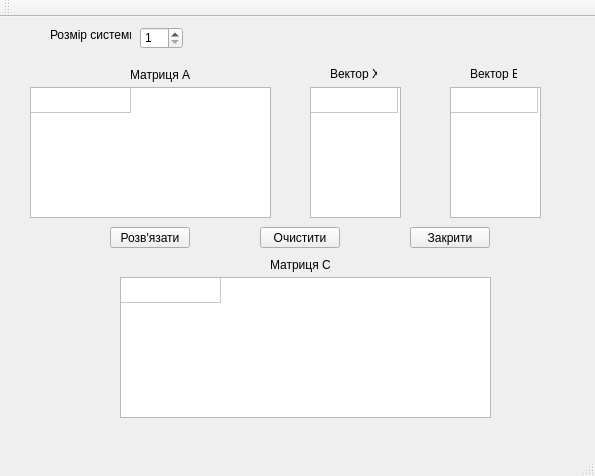
<?xml version="1.0" encoding="UTF-8"?>
<ui version="4.0">
 <class>MainWindow</class>
 <widget class="QMainWindow" name="MainWindow">
  <property name="geometry">
   <rect>
    <x>0</x>
    <y>0</y>
    <width>595</width>
    <height>476</height>
   </rect>
  </property>
  <property name="windowTitle">
   <string>MainWindow</string>
  </property>
  <widget class="QWidget" name="centralWidget">
   <widget class="QTableWidget" name="A_Matrix">
    <property name="geometry">
     <rect>
      <x>30</x>
      <y>70</y>
      <width>241</width>
      <height>131</height>
     </rect>
    </property>
    <property name="textElideMode">
     <enum>Qt::ElideMiddle</enum>
    </property>
    <property name="rowCount">
     <number>1</number>
    </property>
    <property name="columnCount">
     <number>1</number>
    </property>
    <attribute name="horizontalHeaderVisible">
     <bool>false</bool>
    </attribute>
    <attribute name="verticalHeaderVisible">
     <bool>false</bool>
    </attribute>
    <attribute name="verticalHeaderDefaultSectionSize">
     <number>25</number>
    </attribute>
    <row/>
    <column/>
   </widget>
   <widget class="QPushButton" name="Solve_Button">
    <property name="geometry">
     <rect>
      <x>110</x>
      <y>210</y>
      <width>80</width>
      <height>21</height>
     </rect>
    </property>
    <property name="text">
     <string>Розв'язати</string>
    </property>
   </widget>
   <widget class="QPushButton" name="Clear_Button">
    <property name="geometry">
     <rect>
      <x>260</x>
      <y>210</y>
      <width>80</width>
      <height>21</height>
     </rect>
    </property>
    <property name="text">
     <string>Очистити</string>
    </property>
   </widget>
   <widget class="QPushButton" name="Exit_Button">
    <property name="geometry">
     <rect>
      <x>410</x>
      <y>210</y>
      <width>80</width>
      <height>21</height>
     </rect>
    </property>
    <property name="text">
     <string>Закрити</string>
    </property>
   </widget>
   <widget class="QTableWidget" name="C_Matrix">
    <property name="geometry">
     <rect>
      <x>120</x>
      <y>260</y>
      <width>371</width>
      <height>141</height>
     </rect>
    </property>
    <property name="textElideMode">
     <enum>Qt::ElideMiddle</enum>
    </property>
    <property name="rowCount">
     <number>1</number>
    </property>
    <property name="columnCount">
     <number>1</number>
    </property>
    <attribute name="horizontalHeaderVisible">
     <bool>false</bool>
    </attribute>
    <attribute name="verticalHeaderVisible">
     <bool>false</bool>
    </attribute>
    <attribute name="verticalHeaderDefaultSectionSize">
     <number>25</number>
    </attribute>
    <row/>
    <column/>
   </widget>
   <widget class="QTableWidget" name="X_Vector">
    <property name="geometry">
     <rect>
      <x>310</x>
      <y>70</y>
      <width>91</width>
      <height>131</height>
     </rect>
    </property>
    <property name="sizeAdjustPolicy">
     <enum>QAbstractScrollArea::AdjustIgnored</enum>
    </property>
    <property name="dragDropOverwriteMode">
     <bool>true</bool>
    </property>
    <property name="textElideMode">
     <enum>Qt::ElideLeft</enum>
    </property>
    <property name="rowCount">
     <number>1</number>
    </property>
    <property name="columnCount">
     <number>1</number>
    </property>
    <attribute name="horizontalHeaderVisible">
     <bool>false</bool>
    </attribute>
    <attribute name="horizontalHeaderDefaultSectionSize">
     <number>87</number>
    </attribute>
    <attribute name="horizontalHeaderMinimumSectionSize">
     <number>70</number>
    </attribute>
    <attribute name="verticalHeaderVisible">
     <bool>false</bool>
    </attribute>
    <attribute name="verticalHeaderDefaultSectionSize">
     <number>25</number>
    </attribute>
    <row/>
    <column/>
   </widget>
   <widget class="QTableWidget" name="B_Vector">
    <property name="geometry">
     <rect>
      <x>450</x>
      <y>70</y>
      <width>91</width>
      <height>131</height>
     </rect>
    </property>
    <property name="textElideMode">
     <enum>Qt::ElideLeft</enum>
    </property>
    <property name="rowCount">
     <number>1</number>
    </property>
    <property name="columnCount">
     <number>1</number>
    </property>
    <attribute name="horizontalHeaderVisible">
     <bool>false</bool>
    </attribute>
    <attribute name="horizontalHeaderDefaultSectionSize">
     <number>87</number>
    </attribute>
    <attribute name="verticalHeaderVisible">
     <bool>false</bool>
    </attribute>
    <attribute name="verticalHeaderDefaultSectionSize">
     <number>25</number>
    </attribute>
    <row/>
    <column/>
   </widget>
   <widget class="QLabel" name="label">
    <property name="geometry">
     <rect>
      <x>130</x>
      <y>50</y>
      <width>61</width>
      <height>16</height>
     </rect>
    </property>
    <property name="text">
     <string>Матриця А</string>
    </property>
   </widget>
   <widget class="QLabel" name="label_2">
    <property name="geometry">
     <rect>
      <x>330</x>
      <y>50</y>
      <width>47</width>
      <height>13</height>
     </rect>
    </property>
    <property name="text">
     <string>Вектор Х</string>
    </property>
   </widget>
   <widget class="QLabel" name="label_3">
    <property name="geometry">
     <rect>
      <x>470</x>
      <y>50</y>
      <width>47</width>
      <height>13</height>
     </rect>
    </property>
    <property name="text">
     <string>Вектор В</string>
    </property>
   </widget>
   <widget class="QLabel" name="label_4">
    <property name="geometry">
     <rect>
      <x>270</x>
      <y>240</y>
      <width>61</width>
      <height>16</height>
     </rect>
    </property>
    <property name="text">
     <string>Матриця С</string>
    </property>
   </widget>
   <widget class="QLabel" name="label_5">
    <property name="geometry">
     <rect>
      <x>50</x>
      <y>10</y>
      <width>81</width>
      <height>16</height>
     </rect>
    </property>
    <property name="text">
     <string>Розмір системи: </string>
    </property>
   </widget>
   <widget class="QSpinBox" name="spinBox">
    <property name="geometry">
     <rect>
      <x>140</x>
      <y>10</y>
      <width>43</width>
      <height>22</height>
     </rect>
    </property>
    <property name="minimum">
     <number>1</number>
    </property>
    <property name="maximum">
     <number>5</number>
    </property>
   </widget>
  </widget>
  <widget class="QMenuBar" name="menuBar">
   <property name="geometry">
    <rect>
     <x>0</x>
     <y>0</y>
     <width>595</width>
     <height>20</height>
    </rect>
   </property>
  </widget>
  <widget class="QToolBar" name="mainToolBar">
   <attribute name="toolBarArea">
    <enum>TopToolBarArea</enum>
   </attribute>
   <attribute name="toolBarBreak">
    <bool>false</bool>
   </attribute>
  </widget>
  <widget class="QStatusBar" name="statusBar"/>
 </widget>
 <layoutdefault spacing="6" margin="11"/>
 <resources/>
 <connections/>
</ui>
